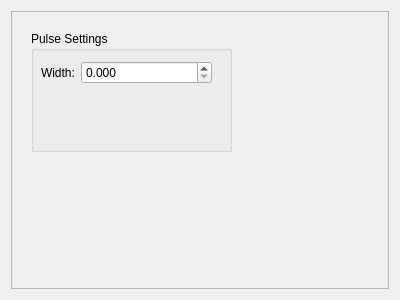
<?xml version="1.0" encoding="UTF-8"?>
<ui version="4.0">
 <class>ControlTab</class>
 <widget class="QWidget" name="ControlTab">
  <property name="geometry">
   <rect>
    <x>0</x>
    <y>0</y>
    <width>400</width>
    <height>300</height>
   </rect>
  </property>
  <property name="windowTitle">
   <string>Form</string>
  </property>
  <layout class="QVBoxLayout" name="verticalLayout">
   <item>
    <widget class="QFrame" name="ControlTabPanel">
     <property name="frameShape">
      <enum>QFrame::StyledPanel</enum>
     </property>
     <property name="frameShadow">
      <enum>QFrame::Raised</enum>
     </property>
     <property name="lineWidth">
      <number>0</number>
     </property>
     <widget class="QGroupBox" name="gbPulse">
      <property name="geometry">
       <rect>
        <x>20</x>
        <y>20</y>
        <width>201</width>
        <height>121</height>
       </rect>
      </property>
      <property name="title">
       <string>Pulse Settings</string>
      </property>
      <widget class="QWidget" name="">
       <property name="geometry">
        <rect>
         <x>10</x>
         <y>30</y>
         <width>171</width>
         <height>29</height>
        </rect>
       </property>
       <layout class="QFormLayout" name="formLayout">
        <item row="0" column="0">
         <widget class="QLabel" name="label">
          <property name="text">
           <string>Width:</string>
          </property>
         </widget>
        </item>
        <item row="0" column="1">
         <widget class="QDoubleSpinBox" name="doubleSpinBox">
          <property name="decimals">
           <number>3</number>
          </property>
          <property name="maximum">
           <double>100000.000000000000000</double>
          </property>
         </widget>
        </item>
       </layout>
      </widget>
     </widget>
    </widget>
   </item>
  </layout>
 </widget>
 <resources/>
 <connections/>
</ui>
